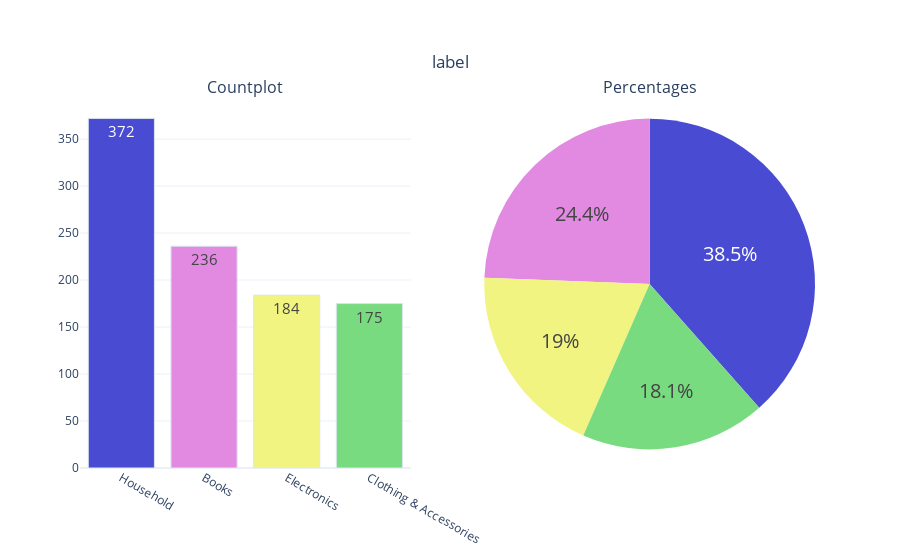

Notebook cell for this chart:
### Code cell
import plotly.graph_objects as go
from plotly.subplots import make_subplots

def cat_summary_with_graph(dataframe, col_name):
    # Define colors
    colors = ['#494BD3', '#E28AE2', '#F1F481', '#79DB80', '#DF5F5F',
              '#69DADE', '#C2E37D', '#E26580', '#D39F49', '#B96FE3']
    
    # Create subplots
    fig = make_subplots(rows=1, cols=2,
                        subplot_titles=('Countplot', 'Percentages'),
                        specs=[[{"type": "xy"}, {'type': 'domain'}]])
    
    # Countplot
    value_counts = dataframe[col_name].value_counts()
    fig.add_trace(go.Bar(y=value_counts.values.tolist(),
                         x=[str(i) for i in value_counts.index],
                         text=value_counts.values.tolist(),
                         textfont=dict(size=15),
                         name=col_name,
                         textposition='auto',
                         showlegend=False,
                         marker=dict(color=colors,
                                     line=dict(color='#DBE6EC', width=1))),
                  row=1, col=1)
    
    # Pie chart
    fig.add_trace(go.Pie(labels=value_counts.keys(),
                         values=value_counts.values,
                         textfont=dict(size=20),
                         textposition='auto',
                         showlegend=False,
                         name=col_name,
                         marker=dict(colors=colors)),
                  row=1, col=2)
    
    # Update layout
    fig.update_layout(title={'text': col_name,
                             'y': 0.9,
                             'x': 0.5,
                             'xanchor': 'center',
                             'yanchor': 'top'},
                      template='plotly_white')
    
    fig.show()


# Call the function
cat_summary_with_graph(df_clean, 'label')

### Figure 1 — Plotly figure (JSON) as saved in the notebook; plotly's stock layout.template omitted (floating-point values rounded to 4 significant figures)
{"data": [{"marker": {"color": ["#494BD3", "#E28AE2", "#F1F481", "#79DB80", "#DF5F5F", "#69DADE", "#C2E37D", "#E26580", "#D39F49", "#B96FE3"], "line": {"color": "#DBE6EC", "width": 1}}, "name": "label", "showlegend": false, "text": ["372", "236", "184", "175"], "textfont": {"size": 15}, "textposition": "auto", "type": "bar", "x": ["Household", "Books", "Electronics", "Clothing & Accessories"], "xaxis": "x", "y": [372, 236, 184, 175], "yaxis": "y"}, {"domain": {"x": [0.55, 1], "y": [0, 1]}, "labels": ["Household", "Books", "Electronics", "Clothing & Accessories"], "marker": {"colors": ["#494BD3", "#E28AE2", "#F1F481", "#79DB80", "#DF5F5F", "#69DADE", "#C2E37D", "#E26580", "#D39F49", "#B96FE3"]}, "name": "label", "showlegend": false, "textfont": {"size": 20}, "textposition": "auto", "type": "pie", "values": [372, 236, 184, 175]}], "layout": {"annotations": [{"font": {"size": 16}, "showarrow": false, "text": "Countplot", "x": 0.225, "xanchor": "center", "xref": "paper", "y": 1, "yanchor": "bottom", "yref": "paper"}, {"font": {"size": 16}, "showarrow": false, "text": "Percentages", "x": 0.775, "xanchor": "center", "xref": "paper", "y": 1, "yanchor": "bottom", "yref": "paper"}], "title": {"text": "label", "x": 0.5, "xanchor": "center", "y": 0.9, "yanchor": "top"}, "xaxis": {"anchor": "y", "domain": [0, 0.45]}, "yaxis": {"anchor": "x", "domain": [0, 1]}}}
